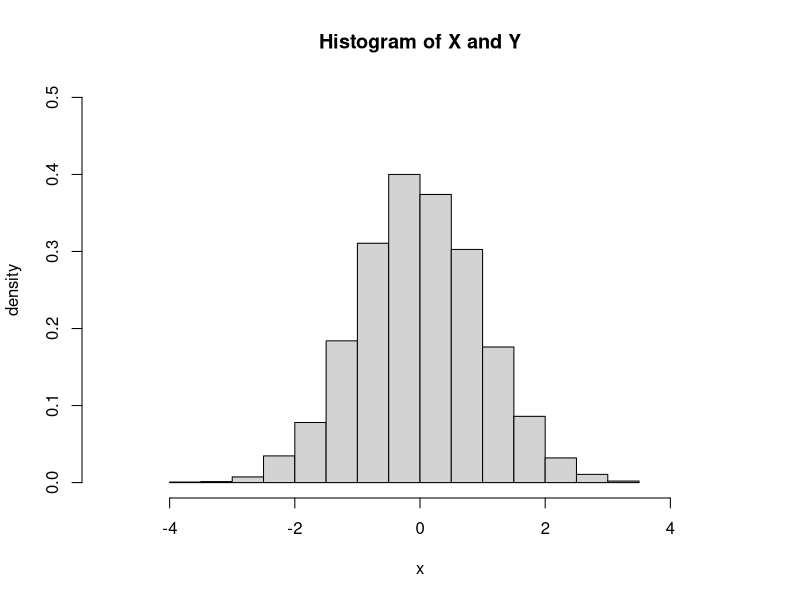
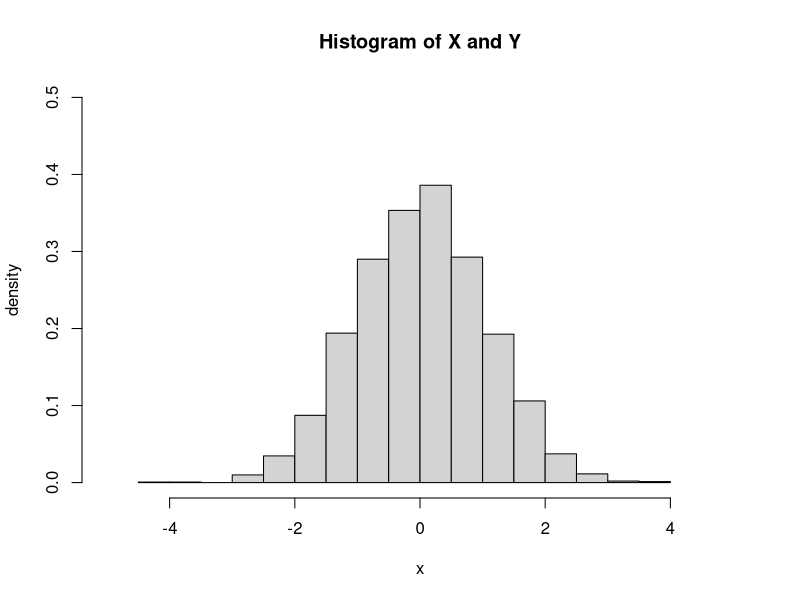
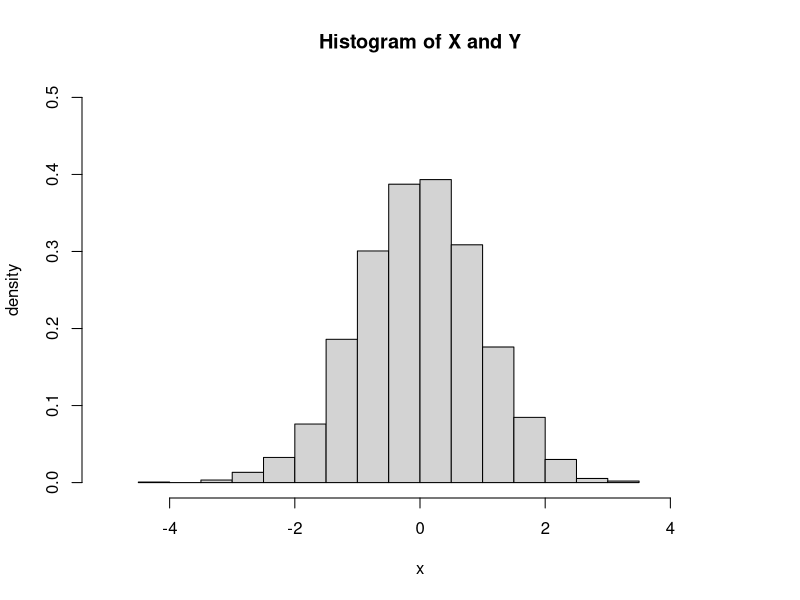
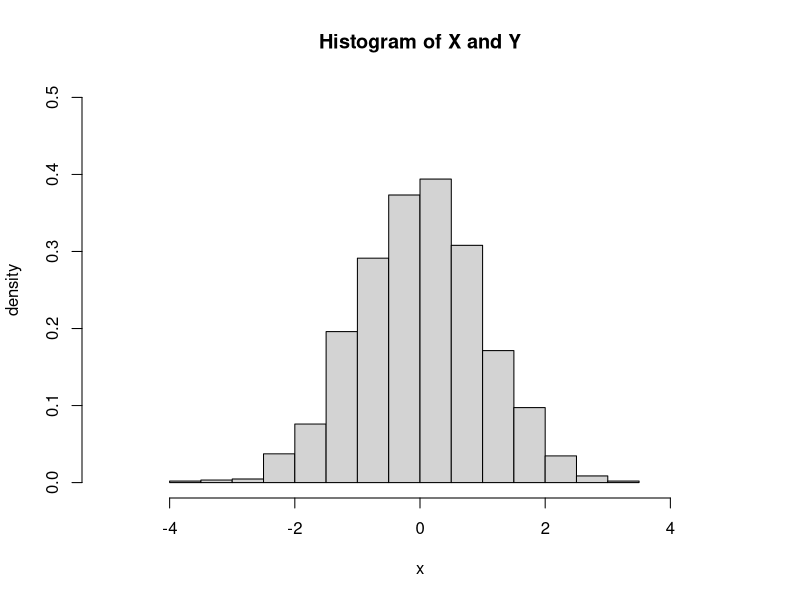
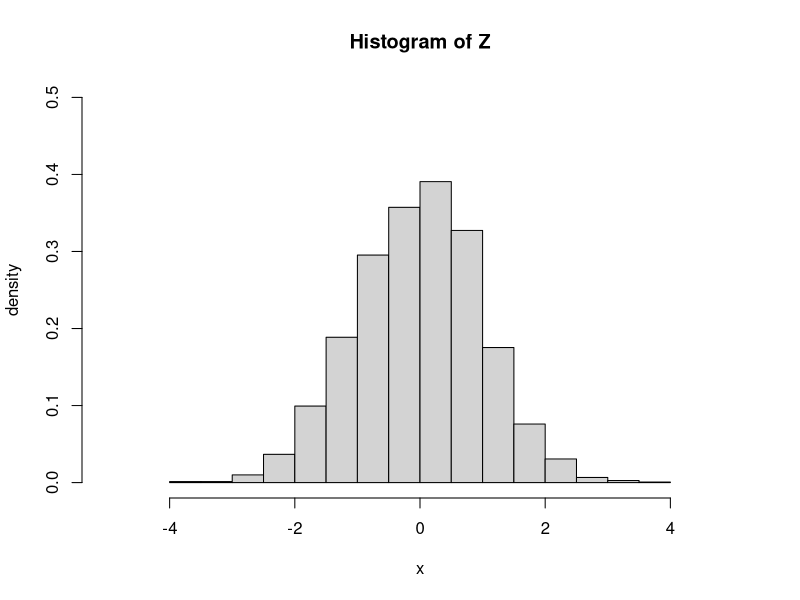
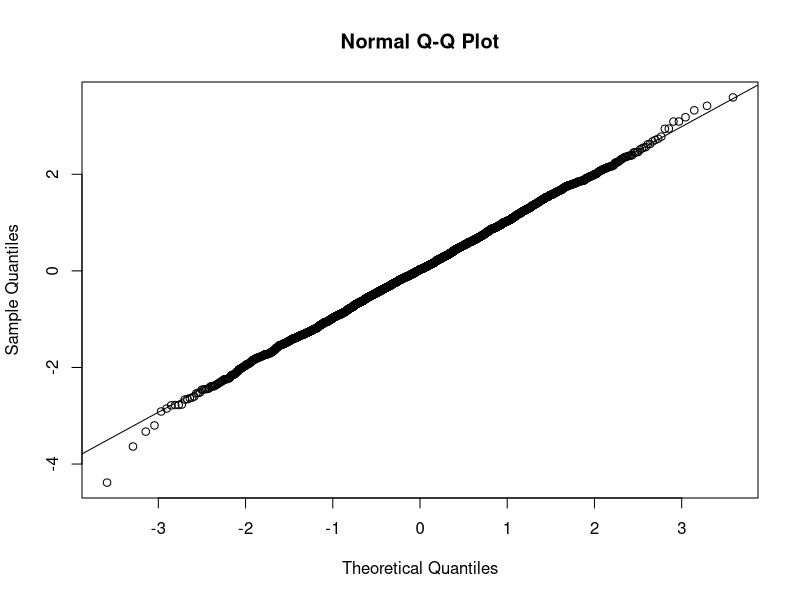
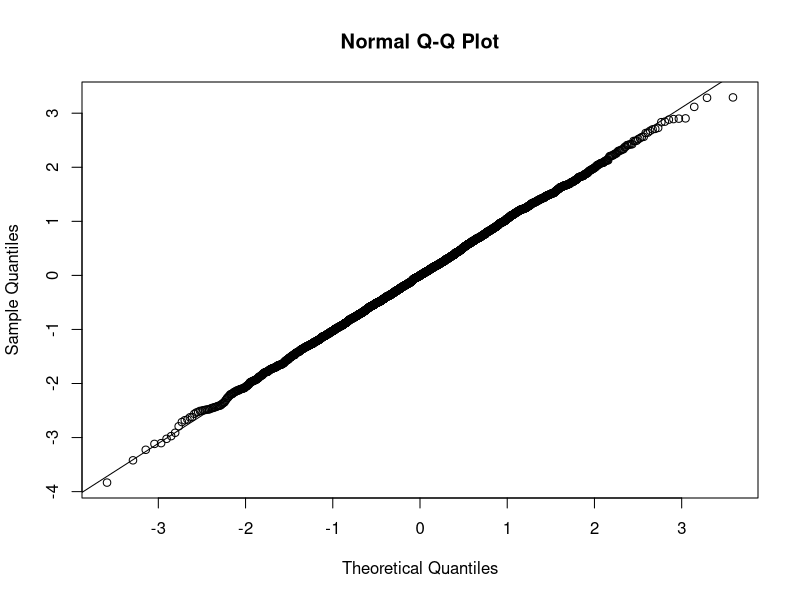
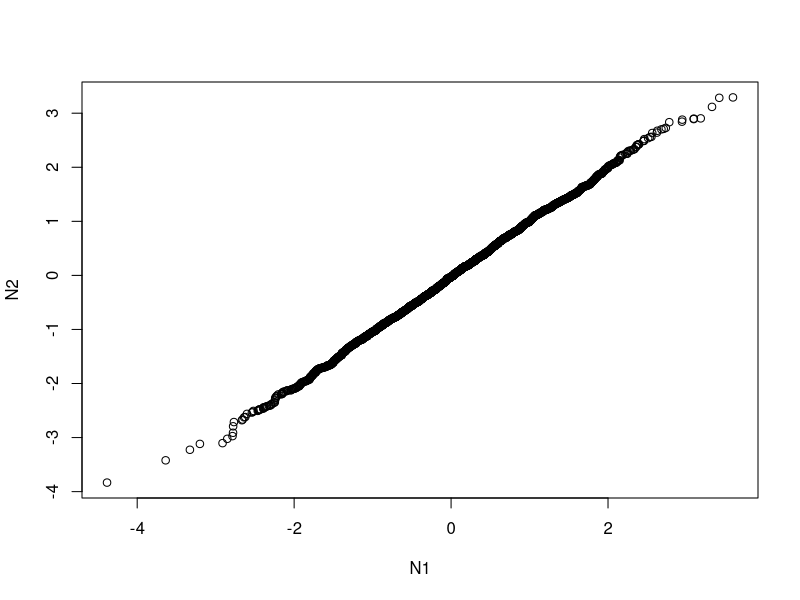

R code for these plots, in order:
## ---- chunk 1
#open exponential.csv file
exp <- read.csv("exponential.csv")
#density function of an exponential distribution with parameter 1/m
exp_density <- function(x, m) {
  1/m * exp(-x/m)
}
#compute the mean of exponential.csv
m_ML <- mean(exp)

#Generate 500 datapoints from an exponential distribution with parameter m_ML
exp_gen <- rexp(500, m_ML)


## ---- chunk 2
# Generate 3000 samples of U and V i.i.d. following a uniform law in [0,1]
U <- runif(3000)
V <- runif(3000)


#X and Y according to the Box - Muller method
X <- sqrt(-2*log(U))*cos(2*pi*V)
Y <- sqrt(-2*log(U))*sin(2*pi*V)

#plot the histogram of X and Y
hist(X, freq = F, xlim = c(-5, 5), ylim = c(0, 0.5), main = "Histogram of X and Y", xlab = "x", ylab = "density")
hist(Y, freq = F, xlim = c(-5, 5), ylim = c(0, 0.5), main = "Histogram of X and Y", xlab = "x", ylab = "density")

#compute the covariance between X and Y
cov(X, Y)

## ---- chunk 3
# Generate 3000 samples of U and V i.i.d. following a uniform law in [0,1]
U <- runif(3000)
V <- runif(3000)


#X and Y according to the Box - Muller method
X <- sqrt(-2*log(U))*cos(2*pi*V)
Y <- sqrt(-2*log(U))*sin(2*pi*V)

#plot the histogram of X and Y
hist(X, freq = F, xlim = c(-5, 5), ylim = c(0, 0.5), main = "Histogram of X and Y", xlab = "x", ylab = "density")
hist(Y, freq = F, xlim = c(-5, 5), ylim = c(0, 0.5), main = "Histogram of X and Y", xlab = "x", ylab = "density")

#compute the covariance between X and Y
cov(X, Y)

## ---- chunk 4
#Generate 3000 samples using the rnorm function of R
Z <- rnorm(3000)

#plot the histogram of Z
hist(Z, freq = F, xlim = c(-5, 5), ylim = c(0, 0.5), main = "Histogram of Z", xlab = "x", ylab = "density")
## ---- chunk 5
#Generate N1,N2 two vectors of 3000 sample of a normal distribution using the funntion rnorm
N1 <- rnorm(3000)
N2 <- rnorm(3000)

#Generate E1,E2 a vector of 3000 samples of an exponential distribution using the function rexp
E1 <- rexp(3000)
E2 <- rexp(3000)

#Plot the quantile-quantile diagrams of N1 and N2
qqnorm(N1)
qqline(N1)
qqnorm(N2)
qqline(N2)

qqplot(N1,N2)

#Plot the quantile-quantile diagrams of E1 and E2
qqnorm(E1)
qqline(E1)
qqnorm(E2)
qqline(E2)

qqplot(E1,E2)
## ---- chunk 6
#Plot the diagram of N1 and E1
plot(N1, E1, main = "Diagram of N1 and E1", xlab = "N1", ylab = "E1")

#Plot the quantile-quantile diagrams of N1 and E1
qqnorm(N1)
qqline(N1)
qqnorm(E1)
qqline(E1)

qqplot(N1,E1)
